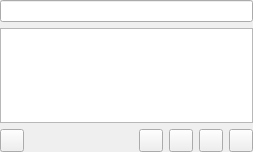
<?xml version="1.0" encoding="UTF-8"?>
<ui version="4.0">
 <class>PlaylistsPage</class>
 <widget class="QWidget" name="PlaylistsPage">
  <property name="geometry">
   <rect>
    <x>0</x>
    <y>0</y>
    <width>253</width>
    <height>152</height>
   </rect>
  </property>
  <property name="windowTitle">
   <string>Form</string>
  </property>
  <layout class="QGridLayout" name="gridLayout">
   <property name="margin">
    <number>0</number>
   </property>
   <item row="0" column="0" colspan="6">
    <widget class="LineEdit" name="search">
     <property name="toolTip">
      <string/>
     </property>
    </widget>
   </item>
   <item row="1" column="0" colspan="6">
    <widget class="TreeView" name="view">
     <property name="rootIsDecorated">
      <bool>false</bool>
     </property>
    </widget>
   </item>
   <item row="2" column="0">
    <widget class="QToolButton" name="libraryUpdate"/>
   </item>
   <item row="2" column="1">
    <spacer name="horizontalSpacer">
     <property name="orientation">
      <enum>Qt::Horizontal</enum>
     </property>
     <property name="sizeHint" stdset="0">
      <size>
       <width>130</width>
       <height>20</height>
      </size>
     </property>
    </spacer>
   </item>
   <item row="2" column="2">
    <widget class="QToolButton" name="delPlaylist"/>
   </item>
   <item row="2" column="3">
    <widget class="QToolButton" name="renPlaylist"/>
   </item>
   <item row="2" column="4">
    <widget class="QToolButton" name="addToPlaylist"/>
   </item>
   <item row="2" column="5">
    <widget class="QToolButton" name="replacePlaylist"/>
   </item>
  </layout>
 </widget>
 <customwidgets>
  <customwidget>
   <class>TreeView</class>
   <extends>QTreeView</extends>
   <header>treeview.h</header>
  </customwidget>
  <customwidget>
   <class>LineEdit</class>
   <extends>QLineEdit</extends>
   <header>lineedit.h</header>
  </customwidget>
 </customwidgets>
 <resources/>
 <connections/>
</ui>
